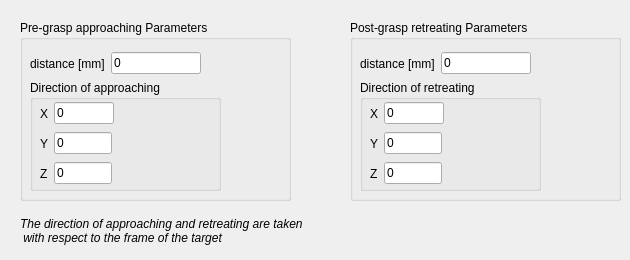
   <widget class="QWidget" name="tab_pick">
    <attribute name="title">
     <string>Pick settings</string>
    </attribute>
    <widget class="QLabel" name="label_pick">
     <property name="geometry">
      <rect>
       <x>20</x>
       <y>210</y>
       <width>391</width>
       <height>41</height>
      </rect>
     </property>
     <property name="font">
      <font>
       <italic>true</italic>
       <underline>false</underline>
      </font>
     </property>
     <property name="text">
      <string>The direction of approaching and retreating are taken 
 with respect to the frame of the target</string>
     </property>
    </widget>
    <widget class="QGroupBox" name="groupBox_pre_grasp">
     <property name="geometry">
      <rect>
       <x>20</x>
       <y>20</y>
       <width>271</width>
       <height>181</height>
      </rect>
     </property>
     <property name="title">
      <string>Pre-grasp approaching Parameters</string>
     </property>
     <widget class="QWidget" name="layoutWidget_dist">
      <property name="geometry">
       <rect>
        <x>10</x>
        <y>30</y>
        <width>171</width>
        <height>27</height>
       </rect>
      </property>
      <layout class="QHBoxLayout" name="horizontalLayout_16">
       <item>
        <widget class="QLabel" name="label_31">
         <property name="text">
          <string>distance [mm]</string>
         </property>
        </widget>
       </item>
       <item>
        <widget class="QLineEdit" name="lineEdit_pre_grasp_dist">
         <property name="text">
          <string>0</string>
         </property>
        </widget>
       </item>
      </layout>
     </widget>
     <widget class="QGroupBox" name="groupBox_9">
      <property name="geometry">
       <rect>
        <x>10</x>
        <y>60</y>
        <width>191</width>
        <height>111</height>
       </rect>
      </property>
      <property name="title">
       <string>Direction of approaching</string>
      </property>
      <widget class="QWidget" name="layoutWidget_12">
       <property name="geometry">
        <rect>
         <x>10</x>
         <y>50</y>
         <width>72</width>
         <height>27</height>
        </rect>
       </property>
       <layout class="QHBoxLayout" name="horizontalLayout_29">
        <item>
         <widget class="QLabel" name="label_97">
          <property name="text">
           <string>Y</string>
          </property>
         </widget>
        </item>
        <item>
         <widget class="QLineEdit" name="lineEdit_pre_grasp_y">
          <property name="text">
           <string>0</string>
          </property>
         </widget>
        </item>
       </layout>
      </widget>
      <widget class="QWidget" name="layoutWidget_13">
       <property name="geometry">
        <rect>
         <x>10</x>
         <y>80</y>
         <width>72</width>
         <height>27</height>
        </rect>
       </property>
       <layout class="QHBoxLayout" name="horizontalLayout_30">
        <item>
         <widget class="QLabel" name="label_98">
          <property name="text">
           <string>Z</string>
          </property>
         </widget>
        </item>
        <item>
         <widget class="QLineEdit" name="lineEdit_pre_grasp_z">
          <property name="text">
           <string>0</string>
          </property>
         </widget>
        </item>
       </layout>
      </widget>
      <widget class="QWidget" name="layoutWidget_eng_tol_pos_3">
       <property name="geometry">
        <rect>
         <x>10</x>
         <y>20</y>
         <width>74</width>
         <height>27</height>
        </rect>
       </property>
       <layout class="QHBoxLayout" name="horizontalLayout_31">
        <item>
         <widget class="QLabel" name="label_99">
          <property name="text">
           <string>X</string>
          </property>
         </widget>
        </item>
        <item>
         <widget class="QLineEdit" name="lineEdit_pre_grasp_x">
          <property name="text">
           <string>0</string>
          </property>
         </widget>
        </item>
       </layout>
      </widget>
     </widget>
    </widget>
    <widget class="QGroupBox" name="groupBox_post_grasp">
     <property name="geometry">
      <rect>
       <x>350</x>
       <y>20</y>
       <width>271</width>
       <height>181</height>
      </rect>
     </property>
     <property name="title">
      <string>Post-grasp retreating Parameters</string>
     </property>
     <widget class="QWidget" name="layoutWidget_dist_2">
      <property name="geometry">
       <rect>
        <x>10</x>
        <y>30</y>
        <width>171</width>
        <height>27</height>
       </rect>
      </property>
      <layout class="QHBoxLayout" name="horizontalLayout_18">
       <item>
        <widget class="QLabel" name="label_33">
         <property name="text">
          <string>distance [mm]</string>
         </property>
        </widget>
       </item>
       <item>
        <widget class="QLineEdit" name="lineEdit_post_grasp_dist">
         <property name="text">
          <string>0</string>
         </property>
        </widget>
       </item>
      </layout>
     </widget>
     <widget class="QGroupBox" name="groupBox_10">
      <property name="geometry">
       <rect>
        <x>10</x>
        <y>60</y>
        <width>181</width>
        <height>111</height>
       </rect>
      </property>
      <property name="title">
       <string>Direction of retreating</string>
      </property>
      <widget class="QWidget" name="layoutWidget_14">
       <property name="geometry">
        <rect>
         <x>10</x>
         <y>50</y>
         <width>72</width>
         <height>27</height>
        </rect>
       </property>
       <layout class="QHBoxLayout" name="horizontalLayout_32">
        <item>
         <widget class="QLabel" name="label_100">
          <property name="text">
           <string>Y</string>
          </property>
         </widget>
        </item>
        <item>
         <widget class="QLineEdit" name="lineEdit_post_grasp_y">
          <property name="text">
           <string>0</string>
          </property>
         </widget>
        </item>
       </layout>
      </widget>
      <widget class="QWidget" name="layoutWidget_15">
       <property name="geometry">
        <rect>
         <x>10</x>
         <y>80</y>
         <width>72</width>
         <height>27</height>
        </rect>
       </property>
       <layout class="QHBoxLayout" name="horizontalLayout_33">
        <item>
         <widget class="QLabel" name="label_101">
          <property name="text">
           <string>Z</string>
          </property>
         </widget>
        </item>
        <item>
         <widget class="QLineEdit" name="lineEdit_post_grasp_z">
          <property name="text">
           <string>0</string>
          </property>
         </widget>
        </item>
       </layout>
      </widget>
      <widget class="QWidget" name="layoutWidget_eng_tol_pos_4">
       <property name="geometry">
        <rect>
         <x>10</x>
         <y>20</y>
         <width>74</width>
         <height>27</height>
        </rect>
       </property>
       <layout class="QHBoxLayout" name="horizontalLayout_34">
        <item>
         <widget class="QLabel" name="label_102">
          <property name="text">
           <string>X</string>
          </property>
         </widget>
        </item>
        <item>
         <widget class="QLineEdit" name="lineEdit_post_grasp_x">
          <property name="text">
           <string>0</string>
          </property>
         </widget>
        </item>
       </layout>
      </widget>
     </widget>
    </widget>
   </widget>
